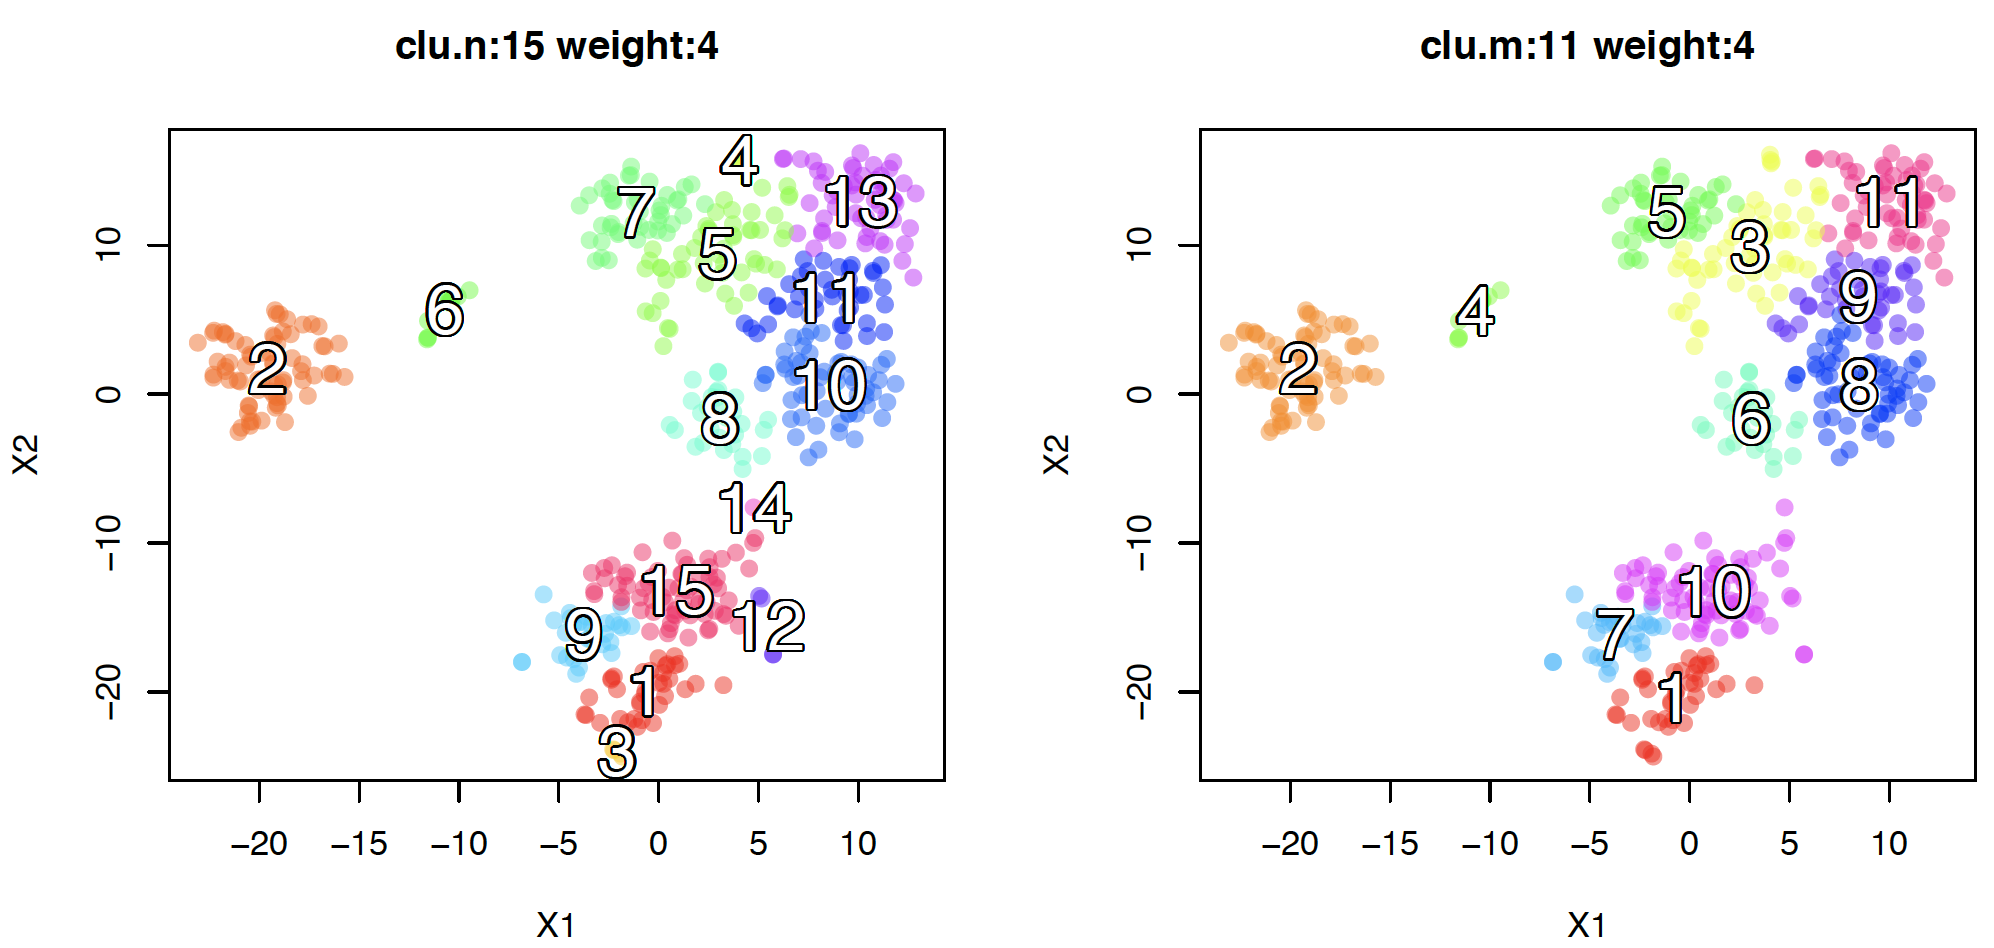

Write the R code that produced this figure.
rm(list=ls());

library(GCluster);

dat   <- read.table("./example_data/Rtsne_1.txt", header=T, row.names=1);
## weight
wt    <- 4;
set.seed(1234);
## k numbers
k.s   <- c(15)

pdf("06do_GCluster08.pdf", 10, 5);
par(mfrow=c(1,2))
for (j in 1:length(k.s)){
  k     <- k.s[j];
  out   <- GCluster(dat=dat, wt=wt, k=k);
  clu.i <- out$membership;
  clu.n <- length(unique(clu.i));
  cols  <- rainbow(clu.n, alpha=0.5);
  main  <- paste0("clu.n:", clu.n, " weight:", wt);
  plot(dat, pch=19, col=cols[clu.i], main=main);
  for(i in 1:clu.n){
    ii <- which(clu.i==i);
    x  <- mean(dat[ii,1]);
    y  <- mean(dat[ii,2]);
    shadowtext(x, y, i, cex=2);
  }
  l    <- list(c(1,3), c(12, 14, 15), c(5, 4));
  mout <- mgGCluster(clu.i, l, rename=T);
  clu.m <- length(unique(mout$renamed));
  cols  <- rainbow(clu.m, alpha=0.5);
  main  <- paste0("clu.m:", clu.m, " weight:", wt);
  plot(dat, pch=19, col=cols[mout$renamed], main=main);
  for(i in 1:clu.m){
    ii <- which(mout$renamed==i);
    x  <- mean(dat[ii,1]);
    y  <- mean(dat[ii,2]);
    shadowtext(x, y, i, cex=2);
  }
}
dev.off();
